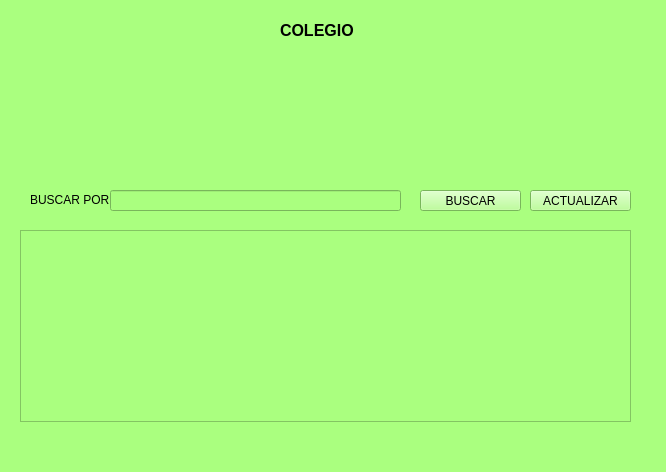
<?xml version="1.0" encoding="UTF-8"?>
<ui version="4.0">
 <class>MainWindow</class>
 <widget class="QMainWindow" name="MainWindow">
  <property name="geometry">
   <rect>
    <x>0</x>
    <y>0</y>
    <width>666</width>
    <height>472</height>
   </rect>
  </property>
  <property name="windowTitle">
   <string>MainWindow</string>
  </property>
  <property name="styleSheet">
   <string notr="true">background-color: rgb(170, 255, 127);
border-color: rgb(0, 0, 0);</string>
  </property>
  <widget class="QWidget" name="centralwidget">
   <widget class="QLabel" name="label">
    <property name="geometry">
     <rect>
      <x>60</x>
      <y>190</y>
      <width>141</width>
      <height>21</height>
     </rect>
    </property>
    <property name="text">
     <string/>
    </property>
   </widget>
   <widget class="QLabel" name="label_2">
    <property name="geometry">
     <rect>
      <x>280</x>
      <y>20</y>
      <width>181</width>
      <height>21</height>
     </rect>
    </property>
    <property name="text">
     <string>&lt;html&gt;&lt;head/&gt;&lt;body&gt;&lt;p&gt;&lt;span style=&quot; font-size:12pt; font-weight:600;&quot;&gt;COLEGIO&lt;/span&gt;&lt;/p&gt;&lt;/body&gt;&lt;/html&gt;</string>
    </property>
   </widget>
   <widget class="QLabel" name="label_3">
    <property name="geometry">
     <rect>
      <x>150</x>
      <y>50</y>
      <width>391</width>
      <height>131</height>
     </rect>
    </property>
    <property name="text">
     <string/>
    </property>
    <property name="pixmap">
     <pixmap>imagenes/Bienvenido.jpg</pixmap>
    </property>
    <property name="scaledContents">
     <bool>true</bool>
    </property>
   </widget>
   <widget class="QLabel" name="label_4">
    <property name="geometry">
     <rect>
      <x>30</x>
      <y>190</y>
      <width>101</width>
      <height>20</height>
     </rect>
    </property>
    <property name="text">
     <string>BUSCAR POR </string>
    </property>
   </widget>
   <widget class="QLineEdit" name="lineEdit">
    <property name="geometry">
     <rect>
      <x>110</x>
      <y>190</y>
      <width>291</width>
      <height>21</height>
     </rect>
    </property>
   </widget>
   <widget class="QPushButton" name="pushButton">
    <property name="geometry">
     <rect>
      <x>420</x>
      <y>190</y>
      <width>101</width>
      <height>21</height>
     </rect>
    </property>
    <property name="text">
     <string>BUSCAR</string>
    </property>
   </widget>
   <widget class="QPushButton" name="pushButton_2">
    <property name="geometry">
     <rect>
      <x>530</x>
      <y>190</y>
      <width>101</width>
      <height>21</height>
     </rect>
    </property>
    <property name="text">
     <string>ACTUALIZAR</string>
    </property>
   </widget>
   <widget class="QTableWidget" name="tableWidget">
    <property name="geometry">
     <rect>
      <x>20</x>
      <y>230</y>
      <width>611</width>
      <height>192</height>
     </rect>
    </property>
   </widget>
  </widget>
  <widget class="QMenuBar" name="menubar">
   <property name="geometry">
    <rect>
     <x>0</x>
     <y>0</y>
     <width>666</width>
     <height>21</height>
    </rect>
   </property>
  </widget>
  <widget class="QStatusBar" name="statusbar"/>
 </widget>
 <resources/>
 <connections/>
</ui>
